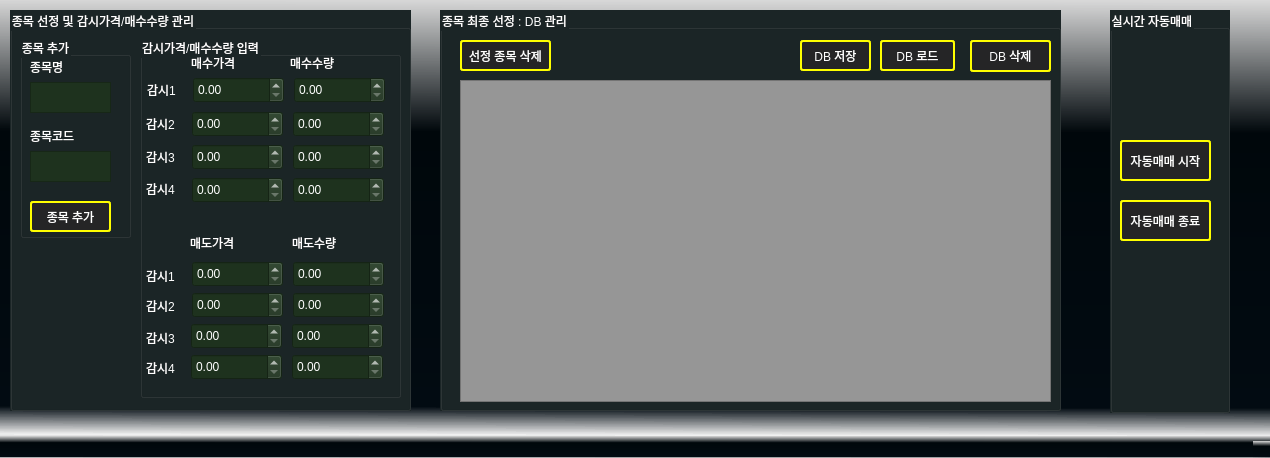
<?xml version="1.0" encoding="UTF-8"?>
<ui version="4.0">
 <class>MainWindow</class>
 <widget class="QMainWindow" name="MainWindow">
  <property name="geometry">
   <rect>
    <x>0</x>
    <y>0</y>
    <width>1270</width>
    <height>458</height>
   </rect>
  </property>
  <property name="windowTitle">
   <string>MainWindow</string>
  </property>
  <property name="styleSheet">
   <string notr="true">color: black;
background-color:qlineargradient(spread:reflect, x1:1, y1:0, x2:0.995, y2:1, stop:0 rgba(218, 218, 218, 255), stop:0.305419 rgba(0, 7, 11, 255), stop:0.935961 rgba(2, 11, 18, 255), stop:1 rgba(240, 240, 240, 255));
</string>
  </property>
  <widget class="QWidget" name="centralwidget">
   <widget class="QGroupBox" name="groupBox_5">
    <property name="geometry">
     <rect>
      <x>10</x>
      <y>10</y>
      <width>401</width>
      <height>401</height>
     </rect>
    </property>
    <property name="styleSheet">
     <string notr="true">color: black;
background-color: rgb(27, 37, 38);
color: rgb(255, 255, 255);
font: 10pt &quot;맑은고딕&quot;;</string>
    </property>
    <property name="title">
     <string>종목 선정 및 감시가격/매수수량 관리</string>
    </property>
    <widget class="QGroupBox" name="groupBox_2">
     <property name="geometry">
      <rect>
       <x>130</x>
       <y>27</y>
       <width>261</width>
       <height>361</height>
      </rect>
     </property>
     <property name="title">
      <string>감시가격/매수수량 입력</string>
     </property>
     <widget class="QLabel" name="label_6">
      <property name="geometry">
       <rect>
        <x>51</x>
        <y>20</y>
        <width>56</width>
        <height>12</height>
       </rect>
      </property>
      <property name="text">
       <string>매수가격</string>
      </property>
     </widget>
     <widget class="QLabel" name="label_7">
      <property name="geometry">
       <rect>
        <x>150</x>
        <y>20</y>
        <width>56</width>
        <height>12</height>
       </rect>
      </property>
      <property name="text">
       <string>매수수량</string>
      </property>
     </widget>
     <widget class="QDoubleSpinBox" name="textEdit_2">
      <property name="geometry">
       <rect>
        <x>154</x>
        <y>40</y>
        <width>91</width>
        <height>26</height>
       </rect>
      </property>
      <property name="styleSheet">
       <string notr="true">color: black;
background-color: rgb(30, 50, 30);
color: rgb(255, 255, 255);
font: 10pt &quot;맑은고딕&quot;;</string>
      </property>
      <property name="showGroupSeparator" stdset="0">
       <bool>true</bool>
      </property>
      <property name="maximum">
       <double>200000000.000000000000000</double>
      </property>
     </widget>
     <widget class="QDoubleSpinBox" name="textEdit_1">
      <property name="geometry">
       <rect>
        <x>53</x>
        <y>40</y>
        <width>91</width>
        <height>26</height>
       </rect>
      </property>
      <property name="styleSheet">
       <string notr="true">color: black;
background-color: rgb(30, 50, 30);
color: rgb(255, 255, 255);
font: 10pt &quot;맑은고딕&quot;;</string>
      </property>
      <property name="showGroupSeparator" stdset="0">
       <bool>true</bool>
      </property>
      <property name="maximum">
       <double>200000000.000000000000000</double>
      </property>
     </widget>
     <widget class="QDoubleSpinBox" name="textEdit_3">
      <property name="geometry">
       <rect>
        <x>52</x>
        <y>74</y>
        <width>91</width>
        <height>26</height>
       </rect>
      </property>
      <property name="styleSheet">
       <string notr="true">color: black;
background-color: rgb(30, 50, 30);
color: rgb(255, 255, 255);
font: 10pt &quot;맑은고딕&quot;;</string>
      </property>
      <property name="showGroupSeparator" stdset="0">
       <bool>true</bool>
      </property>
      <property name="maximum">
       <double>200000000.000000000000000</double>
      </property>
     </widget>
     <widget class="QDoubleSpinBox" name="textEdit_4">
      <property name="geometry">
       <rect>
        <x>153</x>
        <y>74</y>
        <width>91</width>
        <height>26</height>
       </rect>
      </property>
      <property name="styleSheet">
       <string notr="true">color: black;
background-color: rgb(30, 50, 30);
color: rgb(255, 255, 255);
font: 10pt &quot;맑은고딕&quot;;</string>
      </property>
      <property name="showGroupSeparator" stdset="0">
       <bool>true</bool>
      </property>
      <property name="maximum">
       <double>200000000.000000000000000</double>
      </property>
     </widget>
     <widget class="QDoubleSpinBox" name="textEdit_5">
      <property name="geometry">
       <rect>
        <x>52</x>
        <y>107</y>
        <width>91</width>
        <height>26</height>
       </rect>
      </property>
      <property name="styleSheet">
       <string notr="true">color: black;
background-color: rgb(30, 50, 30);
color: rgb(255, 255, 255);
font: 10pt &quot;맑은고딕&quot;;</string>
      </property>
      <property name="showGroupSeparator" stdset="0">
       <bool>true</bool>
      </property>
      <property name="maximum">
       <double>200000000.000000000000000</double>
      </property>
     </widget>
     <widget class="QDoubleSpinBox" name="textEdit_6">
      <property name="geometry">
       <rect>
        <x>153</x>
        <y>107</y>
        <width>91</width>
        <height>26</height>
       </rect>
      </property>
      <property name="styleSheet">
       <string notr="true">color: black;
background-color: rgb(30, 50, 30);
color: rgb(255, 255, 255);
font: 10pt &quot;맑은고딕&quot;;</string>
      </property>
      <property name="showGroupSeparator" stdset="0">
       <bool>true</bool>
      </property>
      <property name="maximum">
       <double>200000000.000000000000000</double>
      </property>
     </widget>
     <widget class="QDoubleSpinBox" name="textEdit_8">
      <property name="geometry">
       <rect>
        <x>153</x>
        <y>140</y>
        <width>91</width>
        <height>26</height>
       </rect>
      </property>
      <property name="styleSheet">
       <string notr="true">color: black;
background-color: rgb(30, 50, 30);
color: rgb(255, 255, 255);
font: 10pt &quot;맑은고딕&quot;;</string>
      </property>
      <property name="showGroupSeparator" stdset="0">
       <bool>true</bool>
      </property>
      <property name="maximum">
       <double>200000000.000000000000000</double>
      </property>
     </widget>
     <widget class="QDoubleSpinBox" name="textEdit_7">
      <property name="geometry">
       <rect>
        <x>52</x>
        <y>140</y>
        <width>91</width>
        <height>26</height>
       </rect>
      </property>
      <property name="styleSheet">
       <string notr="true">color: black;
background-color: rgb(30, 50, 30);
color: rgb(255, 255, 255);
font: 10pt &quot;맑은고딕&quot;;</string>
      </property>
      <property name="showGroupSeparator" stdset="0">
       <bool>true</bool>
      </property>
      <property name="maximum">
       <double>200000000.000000000000000</double>
      </property>
     </widget>
     <widget class="QDoubleSpinBox" name="textEdit_9">
      <property name="geometry">
       <rect>
        <x>52</x>
        <y>224</y>
        <width>91</width>
        <height>26</height>
       </rect>
      </property>
      <property name="styleSheet">
       <string notr="true">color: black;
background-color: rgb(30, 50, 30);
color: rgb(255, 255, 255);
font: 10pt &quot;맑은고딕&quot;;</string>
      </property>
      <property name="showGroupSeparator" stdset="0">
       <bool>true</bool>
      </property>
      <property name="maximum">
       <double>200000000.000000000000000</double>
      </property>
     </widget>
     <widget class="QDoubleSpinBox" name="textEdit_10">
      <property name="geometry">
       <rect>
        <x>153</x>
        <y>224</y>
        <width>91</width>
        <height>26</height>
       </rect>
      </property>
      <property name="styleSheet">
       <string notr="true">color: black;
background-color: rgb(30, 50, 30);
color: rgb(255, 255, 255);
font: 10pt &quot;맑은고딕&quot;;</string>
      </property>
      <property name="showGroupSeparator" stdset="0">
       <bool>true</bool>
      </property>
      <property name="maximum">
       <double>200000000.000000000000000</double>
      </property>
     </widget>
     <widget class="QDoubleSpinBox" name="textEdit_11">
      <property name="geometry">
       <rect>
        <x>52</x>
        <y>255</y>
        <width>91</width>
        <height>26</height>
       </rect>
      </property>
      <property name="styleSheet">
       <string notr="true">color: black;
background-color: rgb(30, 50, 30);
color: rgb(255, 255, 255);
font: 10pt &quot;맑은고딕&quot;;</string>
      </property>
      <property name="showGroupSeparator" stdset="0">
       <bool>true</bool>
      </property>
      <property name="maximum">
       <double>200000000.000000000000000</double>
      </property>
     </widget>
     <widget class="QDoubleSpinBox" name="textEdit_12">
      <property name="geometry">
       <rect>
        <x>153</x>
        <y>255</y>
        <width>91</width>
        <height>26</height>
       </rect>
      </property>
      <property name="styleSheet">
       <string notr="true">color: black;
background-color: rgb(30, 50, 30);
color: rgb(255, 255, 255);
font: 10pt &quot;맑은고딕&quot;;</string>
      </property>
      <property name="showGroupSeparator" stdset="0">
       <bool>true</bool>
      </property>
      <property name="maximum">
       <double>200000000.000000000000000</double>
      </property>
     </widget>
     <widget class="QDoubleSpinBox" name="textEdit_13">
      <property name="geometry">
       <rect>
        <x>51</x>
        <y>286</y>
        <width>91</width>
        <height>26</height>
       </rect>
      </property>
      <property name="styleSheet">
       <string notr="true">color: black;
background-color: rgb(30, 50, 30);
color: rgb(255, 255, 255);
font: 10pt &quot;맑은고딕&quot;;</string>
      </property>
      <property name="showGroupSeparator" stdset="0">
       <bool>true</bool>
      </property>
      <property name="maximum">
       <double>200000000.000000000000000</double>
      </property>
     </widget>
     <widget class="QDoubleSpinBox" name="textEdit_14">
      <property name="geometry">
       <rect>
        <x>152</x>
        <y>286</y>
        <width>91</width>
        <height>26</height>
       </rect>
      </property>
      <property name="styleSheet">
       <string notr="true">color: black;
background-color: rgb(30, 50, 30);
color: rgb(255, 255, 255);
font: 10pt &quot;맑은고딕&quot;;</string>
      </property>
      <property name="showGroupSeparator" stdset="0">
       <bool>true</bool>
      </property>
      <property name="maximum">
       <double>200000000.000000000000000</double>
      </property>
     </widget>
     <widget class="QDoubleSpinBox" name="textEdit_15">
      <property name="geometry">
       <rect>
        <x>51</x>
        <y>317</y>
        <width>91</width>
        <height>26</height>
       </rect>
      </property>
      <property name="styleSheet">
       <string notr="true">color: black;
background-color: rgb(30, 50, 30);
color: rgb(255, 255, 255);
font: 10pt &quot;맑은고딕&quot;;</string>
      </property>
      <property name="showGroupSeparator" stdset="0">
       <bool>true</bool>
      </property>
      <property name="maximum">
       <double>200000000.000000000000000</double>
      </property>
     </widget>
     <widget class="QDoubleSpinBox" name="textEdit_16">
      <property name="geometry">
       <rect>
        <x>152</x>
        <y>317</y>
        <width>91</width>
        <height>26</height>
       </rect>
      </property>
      <property name="styleSheet">
       <string notr="true">color: black;
background-color: rgb(30, 50, 30);
color: rgb(255, 255, 255);
font: 10pt &quot;맑은고딕&quot;;</string>
      </property>
      <property name="showGroupSeparator" stdset="0">
       <bool>true</bool>
      </property>
      <property name="maximum">
       <double>200000000.000000000000000</double>
      </property>
     </widget>
     <widget class="QLabel" name="label_10">
      <property name="geometry">
       <rect>
        <x>7</x>
        <y>44</y>
        <width>40</width>
        <height>17</height>
       </rect>
      </property>
      <property name="text">
       <string>감시1</string>
      </property>
     </widget>
     <widget class="QLabel" name="label_16">
      <property name="geometry">
       <rect>
        <x>6</x>
        <y>78</y>
        <width>40</width>
        <height>17</height>
       </rect>
      </property>
      <property name="text">
       <string>감시2</string>
      </property>
     </widget>
     <widget class="QLabel" name="label_17">
      <property name="geometry">
       <rect>
        <x>6</x>
        <y>111</y>
        <width>40</width>
        <height>17</height>
       </rect>
      </property>
      <property name="text">
       <string>감시3</string>
      </property>
     </widget>
     <widget class="QLabel" name="label_18">
      <property name="geometry">
       <rect>
        <x>6</x>
        <y>143</y>
        <width>40</width>
        <height>17</height>
       </rect>
      </property>
      <property name="text">
       <string>감시4</string>
      </property>
     </widget>
     <widget class="QLabel" name="label_19">
      <property name="geometry">
       <rect>
        <x>6</x>
        <y>230</y>
        <width>40</width>
        <height>17</height>
       </rect>
      </property>
      <property name="text">
       <string>감시1</string>
      </property>
     </widget>
     <widget class="QLabel" name="label_20">
      <property name="geometry">
       <rect>
        <x>6</x>
        <y>260</y>
        <width>40</width>
        <height>17</height>
       </rect>
      </property>
      <property name="text">
       <string>감시2</string>
      </property>
     </widget>
     <widget class="QLabel" name="label_21">
      <property name="geometry">
       <rect>
        <x>6</x>
        <y>292</y>
        <width>40</width>
        <height>17</height>
       </rect>
      </property>
      <property name="text">
       <string>감시3</string>
      </property>
     </widget>
     <widget class="QLabel" name="label_22">
      <property name="geometry">
       <rect>
        <x>6</x>
        <y>322</y>
        <width>40</width>
        <height>17</height>
       </rect>
      </property>
      <property name="text">
       <string>감시4</string>
      </property>
     </widget>
     <widget class="QLabel" name="label_11">
      <property name="geometry">
       <rect>
        <x>152</x>
        <y>200</y>
        <width>56</width>
        <height>12</height>
       </rect>
      </property>
      <property name="text">
       <string>매도수량</string>
      </property>
     </widget>
     <widget class="QLabel" name="label_12">
      <property name="geometry">
       <rect>
        <x>50</x>
        <y>200</y>
        <width>56</width>
        <height>12</height>
       </rect>
      </property>
      <property name="text">
       <string>매도가격</string>
      </property>
     </widget>
    </widget>
    <widget class="QGroupBox" name="groupBox_3">
     <property name="geometry">
      <rect>
       <x>10</x>
       <y>27</y>
       <width>111</width>
       <height>201</height>
      </rect>
     </property>
     <property name="title">
      <string>종목 추가</string>
     </property>
     <widget class="QTextEdit" name="searchItemTextEdit2">
      <property name="geometry">
       <rect>
        <x>10</x>
        <y>45</y>
        <width>81</width>
        <height>31</height>
       </rect>
      </property>
      <property name="styleSheet">
       <string notr="true">color: black;
background-color: rgb(30, 50, 30);
color: rgb(255, 255, 255);
font: 10pt &quot;맑은고딕&quot;;</string>
      </property>
     </widget>
     <widget class="QPushButton" name="additmelast">
      <property name="geometry">
       <rect>
        <x>10</x>
        <y>164</y>
        <width>81</width>
        <height>31</height>
       </rect>
      </property>
      <property name="styleSheet">
       <string notr="true">color: black;
background-color: rgb(37, 37, 38);
color: rgb(255, 255, 255);
font: 10pt &quot;맑은고딕&quot;;
border-style: solid;
border-width: 2px;
border-color: #FFFF00;
border-radius: 3px</string>
      </property>
      <property name="text">
       <string>종목 추가</string>
      </property>
     </widget>
     <widget class="QLabel" name="label_8">
      <property name="geometry">
       <rect>
        <x>10</x>
        <y>24</y>
        <width>56</width>
        <height>12</height>
       </rect>
      </property>
      <property name="text">
       <string>종목명</string>
      </property>
     </widget>
     <widget class="QLabel" name="label_9">
      <property name="geometry">
       <rect>
        <x>10</x>
        <y>93</y>
        <width>56</width>
        <height>12</height>
       </rect>
      </property>
      <property name="text">
       <string>종목코드</string>
      </property>
     </widget>
     <widget class="QTextEdit" name="searchItemTextEdit3">
      <property name="geometry">
       <rect>
        <x>10</x>
        <y>114</y>
        <width>81</width>
        <height>31</height>
       </rect>
      </property>
      <property name="styleSheet">
       <string notr="true">color: black;
background-color: rgb(30, 50, 30);
color: rgb(255, 255, 255);
font: 10pt &quot;맑은고딕&quot;;</string>
      </property>
     </widget>
    </widget>
   </widget>
   <widget class="QGroupBox" name="groupBox_4">
    <property name="geometry">
     <rect>
      <x>440</x>
      <y>10</y>
      <width>621</width>
      <height>401</height>
     </rect>
    </property>
    <property name="styleSheet">
     <string notr="true">color: black;
background-color: rgb(27, 37, 38);
color: rgb(255, 255, 255);
font: 10pt &quot;맑은고딕&quot;;</string>
    </property>
    <property name="title">
     <string>종목 최종 선정 : DB 관리</string>
    </property>
    <widget class="QPushButton" name="Deletcode">
     <property name="geometry">
      <rect>
       <x>20</x>
       <y>30</y>
       <width>91</width>
       <height>31</height>
      </rect>
     </property>
     <property name="styleSheet">
      <string notr="true">color: black;
background-color: rgb(37, 37, 38);
color: rgb(255, 255, 255);
font: 10pt &quot;맑은고딕&quot;;
border-style: solid;
border-width: 2px;
border-color: #FFFF00;
border-radius: 3px</string>
     </property>
     <property name="text">
      <string>선정 종목 삭제</string>
     </property>
    </widget>
    <widget class="QPushButton" name="Del_Stock">
     <property name="geometry">
      <rect>
       <x>530</x>
       <y>30</y>
       <width>81</width>
       <height>32</height>
      </rect>
     </property>
     <property name="styleSheet">
      <string notr="true">color: black;
background-color: rgb(37, 37, 38);
color: rgb(255, 255, 255);
font: 10pt &quot;맑은고딕&quot;;
border-style: solid;
border-width: 2px;
border-color: #FFFF00;
border-radius: 3px</string>
     </property>
     <property name="text">
      <string>DB 삭제</string>
     </property>
    </widget>
    <widget class="QPushButton" name="Load_Stock">
     <property name="geometry">
      <rect>
       <x>440</x>
       <y>30</y>
       <width>75</width>
       <height>31</height>
      </rect>
     </property>
     <property name="styleSheet">
      <string notr="true">color: black;
background-color: rgb(37, 37, 38);
color: rgb(255, 255, 255);
font: 10pt &quot;맑은고딕&quot;;
border-style: solid;
border-width: 2px;
border-color: #FFFF00;
border-radius: 3px</string>
     </property>
     <property name="text">
      <string>DB 로드</string>
     </property>
    </widget>
    <widget class="QPushButton" name="Save_Stock">
     <property name="geometry">
      <rect>
       <x>360</x>
       <y>30</y>
       <width>71</width>
       <height>31</height>
      </rect>
     </property>
     <property name="styleSheet">
      <string notr="true">color: black;
background-color: rgb(37, 37, 38);
color: rgb(255, 255, 255);
font: 10pt &quot;맑은고딕&quot;;
border-style: solid;
border-width: 2px;
border-color: #FFFF00;
border-radius: 3px</string>
     </property>
     <property name="text">
      <string>DB 저장</string>
     </property>
    </widget>
    <widget class="QTableWidget" name="buylast">
     <property name="geometry">
      <rect>
       <x>20</x>
       <y>70</y>
       <width>591</width>
       <height>322</height>
      </rect>
     </property>
     <property name="styleSheet">
      <string notr="true">color: black;
background-color: rgb(150, 150, 150);
font: 10pt &quot;맑은고딕&quot;;</string>
     </property>
    </widget>
   </widget>
   <widget class="QGroupBox" name="groupBox">
    <property name="geometry">
     <rect>
      <x>1110</x>
      <y>10</y>
      <width>120</width>
      <height>403</height>
     </rect>
    </property>
    <property name="styleSheet">
     <string notr="true">color: black;
background-color: rgb(27, 37, 38);
color: rgb(255, 255, 255);
font: 10pt &quot;맑은고딕&quot;;</string>
    </property>
    <property name="title">
     <string>실시간 자동매매</string>
    </property>
    <widget class="QPushButton" name="Start_Auto">
     <property name="geometry">
      <rect>
       <x>10</x>
       <y>130</y>
       <width>91</width>
       <height>41</height>
      </rect>
     </property>
     <property name="styleSheet">
      <string notr="true">color: black;
background-color: rgb(37, 37, 38);
color: rgb(255, 255, 255);
font: 10pt &quot;맑은고딕&quot;;
border-style: solid;
border-width: 2px;
border-color: #FFFF00;
border-radius: 3px</string>
     </property>
     <property name="text">
      <string>자동매매 시작</string>
     </property>
    </widget>
    <widget class="QPushButton" name="stopevrything">
     <property name="geometry">
      <rect>
       <x>10</x>
       <y>190</y>
       <width>91</width>
       <height>41</height>
      </rect>
     </property>
     <property name="styleSheet">
      <string notr="true">color: black;
background-color: rgb(37, 37, 38);
color: rgb(255, 255, 255);
font: 10pt &quot;맑은고딕&quot;;
border-style: solid;
border-width: 2px;
border-color: #FFFF00;
border-radius: 3px</string>
     </property>
     <property name="text">
      <string>자동매매 종료</string>
     </property>
    </widget>
   </widget>
  </widget>
  <widget class="QMenuBar" name="menubar">
   <property name="geometry">
    <rect>
     <x>0</x>
     <y>0</y>
     <width>1270</width>
     <height>21</height>
    </rect>
   </property>
  </widget>
  <widget class="QStatusBar" name="statusbar"/>
 </widget>
 <resources/>
 <connections/>
</ui>
